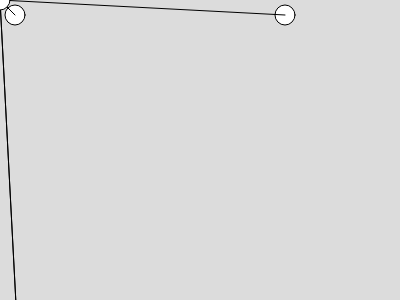
Frame 1 (no input)
Frame 60 (no input): identical to frame 1, image omitted
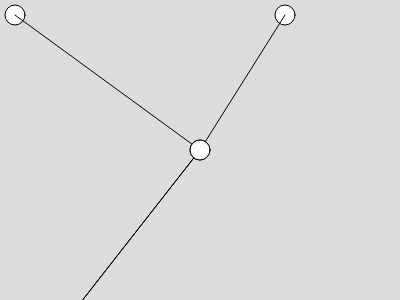
Frame 120 (the mouse pressed at the canvas centre since frame 60)

The p5.js sketch that drew these frames (run headless with seeded random() and noise() and a simulated clock; from frame 60 on, the mouse is pressed at the canvas centre):

// p5.js sketch
// ── sketch.js
// Drawing with Loops 1
// Assiya
// February 27, 2024
// Using loops + arrays to create some visualizations

//global variables
let xPos, yPos;   //decleration only...

function setup() {
  createCanvas(400, 300);
  xPos = [width*0.05, height*0.95, width*0.05, height*0.05,];
  yPos = [width*0.95, height*0.05, width*0.95, height*0.05,];
}

function draw() {
  background(220);
  cornersAndMouseLoop();
}

function mousePressed(){
  //calls automatically on a mousePress
  xPos.push(mouseX);
  yPos.push(mouseY);

}

function cornersAndMouseLoop(){
  // a hopefully slightly more elegant version...
  let i = 0
  while( i < xPos.length){
    let x = xPos[i];
    let y = yPos[i];
    circle(x, y, 20);
    line(x, y, mouseX, mouseY);
    i++;
  }
  circle(mouseX, mouseY, 20);
}


function cornersAndMouse(){
  // draw some circles near each of the four corners and conncet some lines from there to the mouse position
  fill(255);
  circle(width*0.05, height*0.05, 20);
  circle(width*0.95, height*0.05, 20);
  circle(width*0.05, height*0.95, 20);
  circle(width*0.95, height*0.95, 20);
  circle(mouseX, mouseY, 20);
  //lines
  line(width*0.05, height*0.05, mouseX, mouseY);
  line(width*0.95, height*0.05, mouseX, mouseY);
  line(width*0.05, height*0.95, mouseX, mouseY);
  line(width*0.95, height*0.95, mouseX, mouseY);
}
